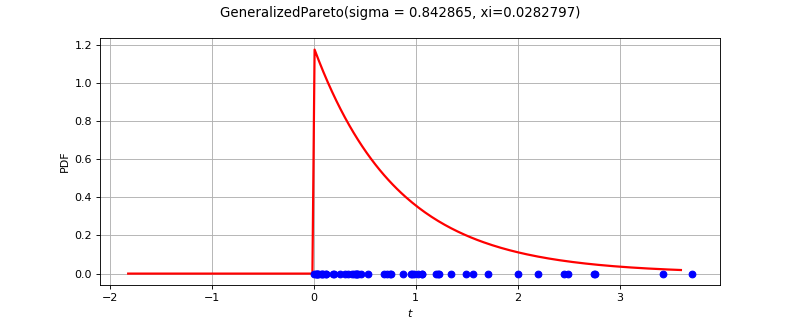

Recreate this plot in Python.
import openturns as ot
from matplotlib import pyplot as plt
from openturns.viewer import View
ot.RandomGenerator.SetSeed(0)
factory = ot.GeneralizedParetoFactory()
ref = factory.build()
dimension = ref.getDimension()
if dimension <= 2:
    sample = ref.getSample(50)
    distribution = factory.build(sample)
    if dimension == 1:
        distribution.setDescription(['$t$'])
        pdf_graph = distribution.drawPDF(256)
        cloud = ot.Cloud(sample, ot.Sample(sample.getSize(), 1))
        cloud.setColor('blue')
        cloud.setPointStyle('fcircle')
        pdf_graph.add(cloud)
        pdf_graph.setTitle(str(distribution))
        fig = plt.figure(figsize=(10, 4))
        pdf_axis = fig.add_subplot(111)
        View(pdf_graph, figure=fig, axes=[pdf_axis], add_legend=False)
    else:
        sample = ref.getSample(500)
        distribution.setDescription(['$t_0$', '$t_1$'])
        pdf_graph = distribution.drawPDF([256]*2)
        cloud = ot.Cloud(sample)
        cloud.setColor('red')
        cloud.setPointStyle('fcircle')
        pdf_graph.add(cloud)
        pdf_graph.setTitle(str(distribution))
        fig = plt.figure(figsize=(10, 4))
        pdf_axis = fig.add_subplot(111)
        View(pdf_graph, figure=fig, axes=[pdf_axis], add_legend=False, square_axes=True)
